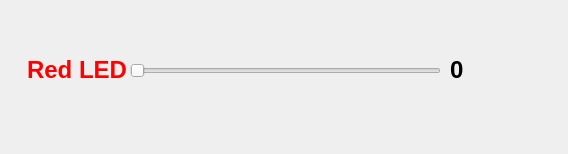
<?xml version="1.0" encoding="UTF-8"?>
<ui version="4.0">
 <class>Dialog</class>
 <widget class="QDialog" name="Dialog">
  <property name="geometry">
   <rect>
    <x>0</x>
    <y>0</y>
    <width>568</width>
    <height>154</height>
   </rect>
  </property>
  <property name="windowTitle">
   <string>Dialog</string>
  </property>
  <widget class="QWidget" name="layoutWidget">
   <property name="geometry">
    <rect>
     <x>130</x>
     <y>0</y>
     <width>311</width>
     <height>141</height>
    </rect>
   </property>
   <layout class="QVBoxLayout" name="verticalLayout_2">
    <item>
     <widget class="QSlider" name="red_slider">
      <property name="maximum">
       <number>255</number>
      </property>
      <property name="orientation">
       <enum>Qt::Horizontal</enum>
      </property>
     </widget>
    </item>
   </layout>
  </widget>
  <widget class="QWidget" name="layoutWidget_2">
   <property name="geometry">
    <rect>
     <x>450</x>
     <y>0</y>
     <width>91</width>
     <height>141</height>
    </rect>
   </property>
   <layout class="QVBoxLayout" name="verticalLayout_3">
    <item>
     <widget class="QLabel" name="red_value_label">
      <property name="text">
       <string>&lt;html&gt;&lt;head/&gt;&lt;body&gt;&lt;p&gt;&lt;span style=&quot; font-size:18pt; font-weight:600;&quot;&gt;0&lt;/span&gt;&lt;/p&gt;&lt;/body&gt;&lt;/html&gt;</string>
      </property>
     </widget>
    </item>
   </layout>
  </widget>
  <widget class="QWidget" name="layoutWidget_3">
   <property name="geometry">
    <rect>
     <x>0</x>
     <y>0</y>
     <width>127</width>
     <height>141</height>
    </rect>
   </property>
   <layout class="QVBoxLayout" name="verticalLayout">
    <item>
     <widget class="QLabel" name="red_label">
      <property name="text">
       <string>&lt;html&gt;&lt;head/&gt;&lt;body&gt;&lt;p&gt;&lt;span style=&quot; font-size:18pt; font-weight:600; color:#ff0000;&quot;&gt;Red LED&lt;/span&gt;&lt;/p&gt;&lt;/body&gt;&lt;/html&gt;</string>
      </property>
      <property name="alignment">
       <set>Qt::AlignRight|Qt::AlignTrailing|Qt::AlignVCenter</set>
      </property>
     </widget>
    </item>
   </layout>
  </widget>
 </widget>
 <resources/>
 <connections/>
</ui>
